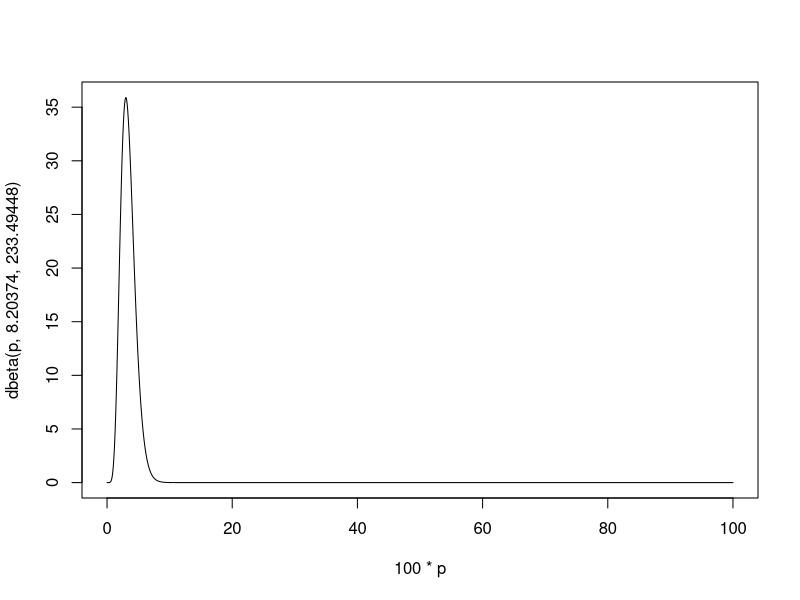
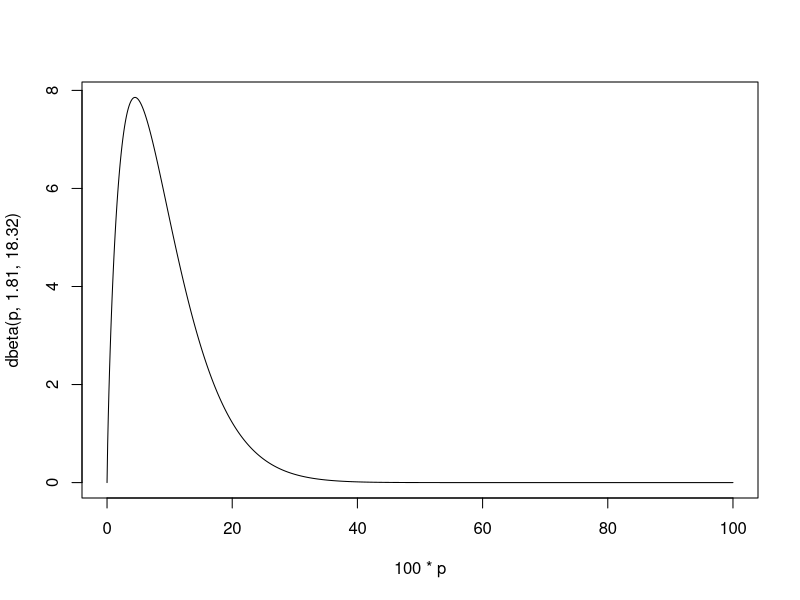
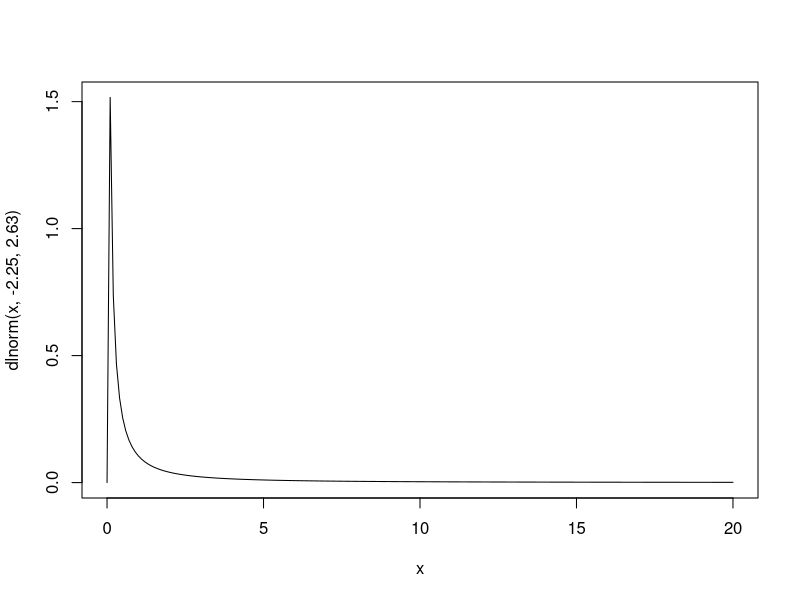
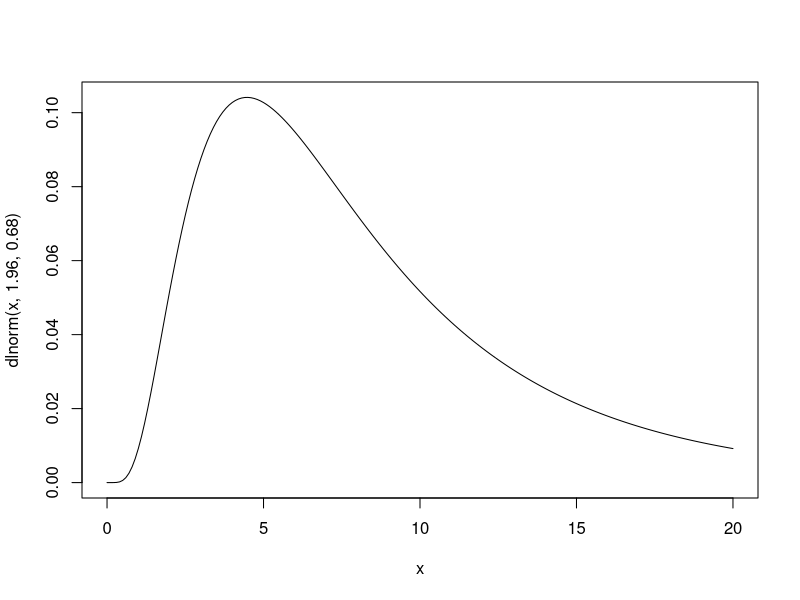

These figures' R source, in order: (Note: this script raises an error after producing the figures.)
library(GGally)
#-------------------------------------------------------------------------------
# IQ points lost as a function of BLL (Lanphear, 2005)
#-------------------------------------------------------------------------------
iq_loss <- function(bll) {
  # In our other paper we multiplied this by 20568 to convert to a dollar cost.
  # Here we leave the result is in units of IQ points.
  pmin(bll, 10) * 0.513 + (bll >= 10) * pmin(bll - 10, 20 - 10) * 0.19 +
             (bll >= 20) * (bll - 20) * 0.11
}

#-------------------------------------------------------------------------------
# To use the above relationship to calculate total (per person) IQ loss we need
# the *distribution* of BLLs, not merely simple summary statistics. In principal
# we could try to access the underlying models used by the GBD to construct this
# information for ourselves, but that would be very time-consuming. Instead we 
# consider three simpler approaches that fit a parametric distribution to the
# observed summary statistics:
#
# (1) A log-normal distribution with a mean equal to the empirical mean and 
#     scale parameter chosen to minimize the sum of squared errors of empirical
#     versus theoretical P(BLL > 5) and P(BLL > 10)
#
# (2) Ditto with a Beta distribution supported on [0, 100]
#
# (3) A three point discrete distribution. Put P(X > 10) probability on 10 and
#     P(X > 5) - P(X > 10) on 5. Ignore any costs from BLLs below 5 to get a 
#     *lower* bound 
#-------------------------------------------------------------------------------

#-------------------------------------------------------------------------------
# Function to fit lognormal distribution
#
# E(X) = exp(m + s^2 / 2)
# 
# Solving this for sigma in terms of mu and E(X) gives:
#
# s = 2 * sqrt((log E(X) - m))
#
# We set sigma equal to this value and treat mu as a free parameter subject to
# the constrain m >= log E(X) to ensure that s is positive. This ensures that
# the theoretical mean matches the empirical mean and gives us a problem with
# a single unknown parameter: m.
#-------------------------------------------------------------------------------
get_lnorm_params <- function(avgbll, frac5plus, frac10plus) {
  f <- function(m) {
    theoretical <- plnorm(c(5, 10), 
                         meanlog = m,
                         sdlog = sqrt(2 * (log(avgbll) - m)), 
                         lower.tail = FALSE)
    sum((theoretical - c(frac5plus, frac10plus))^2)
  }
  m_star <- optimize(f, c(-100, log(avgbll)))$minimum
  s_star <- sqrt(2 * (log(avgbll) - m_star))
  return(c(meanlog = m_star, sdlog = s_star))
}


#-------------------------------------------------------------------------------
# Function to fit Beta distribution distribution
#
# Let a denote `shape1` and b denote `shape2` in `dbeta`. We use the fact that
# E(X) = [a / (a + b)] to *fix* the relationship between a and b by imposing
# (theoretical mean) = (empirical mean). In particular, solving for b gives
#
# b = a (1 - mu) / mu
# 
# where mu is shorthand for E(X). Notice that we divide the empirical mean by
# 100 because the beta distribution is supported on [0, 1]. This means that the
# maximum possible BLL is 100 micrograms/decliter.
#-------------------------------------------------------------------------------
get_beta_params <- function(avgbll, frac5plus, frac10plus) {
  max_bll <- 100 
  mu <- avgbll / max_bll
  f <- function(a) {
    theoretical <- pbeta(c(5, 10) / max_bll, 
                         shape1 = a, 
                         shape2 = a * (1 - mu) / mu,
                         lower.tail = FALSE)
    sum((theoretical - c(frac5plus, frac10plus))^2)
  }
  a_star <- optimize(f, c(0.0001, 10))$minimum
  b_star <- a_star * (1 - mu) / mu
  return(c(shape1 = a_star, shape2 = b_star))
}



# these values are approximately those of China
get_beta_params(3.39, 0.0929, 0.000122)
p <- seq(0, 1, by = 0.001)
plot(100 * p, dbeta(p, 8.20374, 233.49448), type = 'l') 
pbeta(c(5, 10) / 100, 8.20374, 233.49448, lower.tail = FALSE)

# these values are approximately those of Zimbabwe
get_beta_params(9, 0.7, 0.3)
plot(100 * p, dbeta(p, 1.81, 18.32), type = 'l') 
pbeta(c(5, 10) / 100, 1.81, 18.32, lower.tail = FALSE)

# Log-normal version

# Seems like lognormal has trouble approximating dist for places with
# lower means / shares 5+.

# these values are approximately those of China
get_lnorm_params(3.39, 0.0929, 0.000122)
x <- seq(0, 20, by = 0.1)
plot(x, dlnorm(x, -2.25, 2.63), type = 'l') 
plnorm(c(5, 10), -2.25, 2.63, lower.tail = FALSE)

# ditto Zimbabwe
get_lnorm_params(9, 0.7, 0.3)
x <- seq(0, 20, by = 0.1)
plot(x, dlnorm(x, 1.96, 0.68), type = 'l') 
plnorm(c(5, 10), 1.96, 0.68, lower.tail = FALSE)

# Compare results of Beta and Lognormal using IL aggregate data
IL <- read_csv('./data-raw/IL_aggregate_distribution.csv')

# drop_zipsbelowXXX indicates results that exclude kids born in zip codes with
# less than XXX% of children screened by 25 months of age 

#-------------------------------------------------------------------------------
# Compare the beta and lognormal approximations to the *actual* BLL distribution
# for Illinois.
#-------------------------------------------------------------------------------
IL_summary <- IL |> 
  rename(total = num_drop_zipsbelow0) |> 
  summarize(avgbll = sum(maxbll * total / sum(total)),
            # both of these are *strictly* greater to match GBD
            frac5plus = sum((maxbll > 5) * total / sum(total)), 
            frac10plus = sum((maxbll > 10) * total / sum(total))) 

IL_beta <- with(IL_summary, get_beta_params(avgbll, frac5plus, frac10plus))
IL_lnorm <- with(IL_summary, get_lnorm_params(avgbll, frac5plus, frac10plus))

IL_survival <- function(x) {
  maxbll <- IL$maxbll
  total <- IL$num_drop_zipsbelow0
  sum((maxbll > x) * total / sum(total))
}
IL_survival_vec <- Vectorize(IL_survival)

# How do the survival functions differ?
bll_seq <- seq(5, 50, by = 0.1)
plot(bll_seq, IL_survival_vec(bll_seq), type = 's', xlab = 'BLL', ylab = 'P(X>BLL)')
IL_lnorm_survival <- plnorm(bll_seq, meanlog = IL_lnorm[1],  sdlog = IL_lnorm[2], 
                            lower.tail = FALSE)
IL_beta_survival <- pbeta(bll_seq / 100, shape1 = IL_beta[1], shape2 = IL_beta[2],
                          lower.tail = FALSE)
points(bll_seq, IL_beta_survival, type = 'l', col = 'red')
points(bll_seq, IL_lnorm_survival, type = 'l', col = 'blue')

# How to the IQ costs differ? (only look at upper tail)
lnorm_trunc <- function(x) {
# truncated lnorm density 
  dlnorm(x, meanlog = IL_lnorm[1], sdlog = IL_lnorm[2]) / 
    plnorm(5, meanlog = IL_lnorm[1], sdlog = IL_lnorm[2], lower.tail = FALSE)
}

integrate(lnorm_trunc, 5, Inf) # sanity check

beta_trunc <- function(x) {
# truncated beta density on 0 to 100
  dbeta(x / 100, shape1 = IL_beta[1], shape2 = IL_beta[2]) /
    pbeta(5 / 100, shape1 = IL_beta[1], shape2 = IL_beta[2], lower.tail = FALSE) / 
    100 # don't forget Jacobian term!
}

integrate(beta_trunc, 5, Inf) # sanity check

# The beta distribution underestimates by around 25% whereas the lognormal
# overestimates by around 140%. Seems safer to go with the beta.
IL |> 
  rename(total = num_drop_zipsbelow0) |> 
  filter(maxbll > 5) |> 
  summarize(sum(iq_loss(maxbll) * total / sum(total))) |> 
  pull()

integrate(function(x) lnorm_trunc(x) * iq_loss(x), 5, Inf)
integrate(function(x) beta_trunc(x) * iq_loss(x), 5, Inf)

# clean up
rm(beta_trunc, lnorm_trunc, IL_survival, IL_survival_vec, bll_seq, IL_beta,
   IL_beta_survival, IL_lnorm, IL_lnorm_survival, IL_summary, IL, p, x)


#-------------------------------------------------------------------------------
# Compute beta parameters for all countries
#-------------------------------------------------------------------------------
bllGBD <- bllGBD |> 
  select(avgbll, frac5plus, frac10plus) |> 
  pmap_dfr(get_beta_params) |> 
  bind_cols(bllGBD) |> 
  relocate(shape1, shape2, .after = frac10plus)

#-------------------------------------------------------------------------------
# Compute lognormal parameters for all countries
#-------------------------------------------------------------------------------
bllGBD <- bllGBD |> 
  select(avgbll, frac5plus, frac10plus) |> 
  pmap_dfr(get_lnorm_params) |> 
  bind_cols(bllGBD) |> 
  relocate(meanlog, sdlog, .after = shape2)

#-------------------------------------------------------------------------------
# Compute integrated IQ loss for all countries: Beta version
#-------------------------------------------------------------------------------
get_beta_IQ_integral <- function(shape1, shape2) {
  # Beta density on [0, 100]
  f <- \(x) dbeta(x / 100, shape1, shape2) / 100 # Jacobian!
  integral <- integrate(\(x) f(x) * iq_loss(x), 0, Inf)
  return(integral$value)
}

bllGBD <- bllGBD |> 
  mutate(beta_IQ_integral = map2_dbl(shape1, shape2, get_beta_IQ_integral))

#-------------------------------------------------------------------------------
# Compute integrated IQ loss for all countries: Lognormal version
#-------------------------------------------------------------------------------
get_lnorm_IQ_integral <- function(meanlog, sdlog) {
  # Beta density on [0, 100]
  f <- \(x) dlnorm(x, meanlog, sdlog) 
  integral <- integrate(\(x) f(x) * iq_loss(x), 0, Inf)
  return(integral$value)
}

bllGBD <- bllGBD |> 
  mutate(lnorm_IQ_integral = map2_dbl(meanlog, sdlog, get_lnorm_IQ_integral))


#-------------------------------------------------------------------------------
# Compute lower bound on IQ loss: assign BLL of 10 to everyone above 10, 5 to
# everyone between 5 and 10, and zero to everyone else.
#-------------------------------------------------------------------------------
bllGBD <- bllGBD |>  
  mutate(LB_IQ_integral = (frac5plus - frac10plus) * iq_loss(5) + 
           frac10plus * iq_loss(10))


# clean up
rm(get_beta_IQ_integral, get_beta_params, get_lnorm_params, get_lnorm_IQ_integral)



